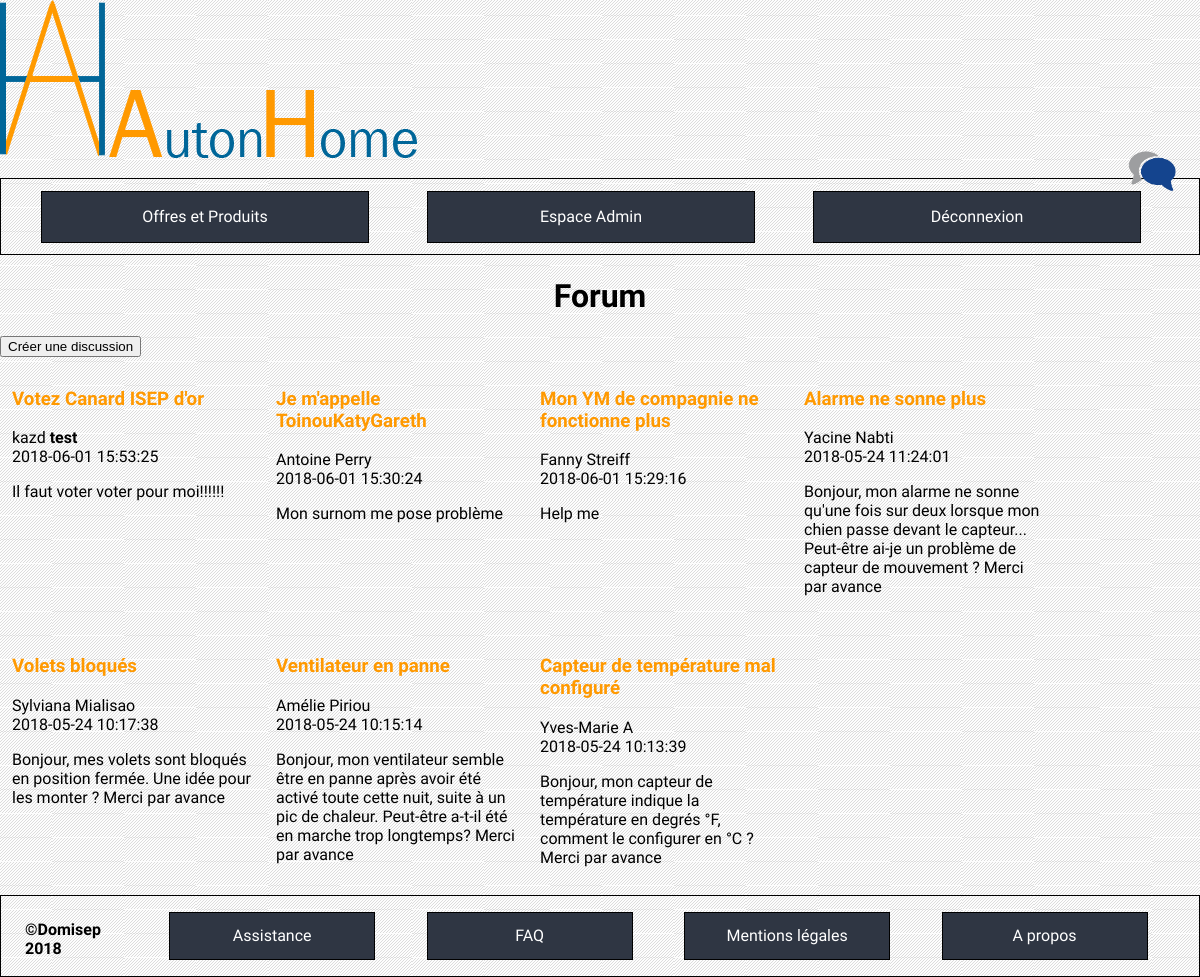
Screenshot of /index.php?cible=indexforum (signed in) with the database file from the repository.
### tables this page shows
CREATE TABLE `forum_discussion` (
  `ID` int(11) NOT NULL,
  `topic` text NOT NULL,
  `text` text NOT NULL,
  `id_user` int(11) NOT NULL,
  `dateTime` datetime NOT NULL
);

CREATE TABLE `user` (
  `ID` int(11) NOT NULL,
  `firstName` varchar(100) NOT NULL,
  `lastName` varchar(100) NOT NULL,
  `mail` varchar(100) NOT NULL,
  `password` varchar(255) NOT NULL,
  `phoneNumber` varchar(10) NOT NULL,
  `addressNumber` int(4) NOT NULL,
  `addressStreet` varchar(100) NOT NULL,
  `addressZipCode` int(10) NOT NULL,
  `addressCity` varchar(100) NOT NULL,
  `addressCountry` varchar(100) NOT NULL,
  `type` varchar(100) NOT NULL
);

### controleurs/indexforum.php (called while the page is built, shortened)
<?php
if(isLoggedAsAdmin()){
    $value = getAllMessagesWithNames($bdd);
    $value = array_reverse($value);
}
elseif (isLoggedAsUser()){
    $status="LU";
    $section = 'indexforum';
    $value = getAllMessagesWithNames($bdd);
    $value = array_reverse($value);
}
else{
    $status="UU";
}
include('vues/indexforum.php');

### index.php (called while the page is built, shortened)
<?php
if(isset($_GET['cible']) && !empty($_GET['cible'])) {
    $url = $_GET['cible'];
} else {
    $url = 'accueil';
}
include('controleurs/' . $url . '.php');

### modele/forumDiscussion.php (called while the page is built, shortened)
<?php
function getAllMessagesWithNames($bdd){
$statement = $bdd->prepare('SELECT forum_discussion.ID, firstName, lastName, topic, text, dateTime FROM user INNER JOIN forum_discussion ON user.ID = forum_discussion.id_user');
$statement->execute();
return $statement->fetchAll();
}

### vues/indexForum.php (the view, shortened to what this page needs)
<div class="principal">
    <h1> Forum </h1>
    <a href="index.php?cible=forum"> <button class="nouvelle_discussion" type="submit" name="submit"> Créer une discussion </button> </a>
    <div class="discussion">
        <?php foreach ($value as $element) { ?>
            <div class="discussion-infos">
                <h3> <a href="index.php?cible=forummessage&id=<?php echo ($element["ID"]);?>"> <?php echo($element["topic"]); ?> </a> </h3>
                <p> <?php echo($element['firstName']);?>    <?php echo($element['lastName']);?> <br> <?php echo($element["dateTime"]); ?> </p>
                <p><?php echo($element["text"]) ?></p>
            </div>
    <?php } ?>
    </div>
</div>
<?php
require('vues/footer.php');
?>

### vues/CSS/all.css (style rules this page uses)
body { font-family: 'Muli', sans-serif; background: url("../../ressources/pictures/fondblanc.jpg") fixed ; margin: 0; }

### vues/CSS/indexforum.css (style rules this page uses)
h1 { text-align: center; }
.discussion { display: flex; flex-wrap: wrap; }
.discussion-infos a { color: #ff9900; text-decoration: none; }
.discussion-infos { width: 20%; padding: 1%; }

### rows the page displays
forum_discussion: topic "Votez Canard ISEP d'or", id_user.firstName "kazd", id_user.lastName "test", dateTime "2018-06-01 15:53:25", text "Il faut voter voter pour moi!!!!!!"
forum_discussion: topic "Je m'appelle ToinouKatyGareth", id_user.firstName "Antoine", id_user.lastName "Perry", dateTime "2018-06-01 15:30:24", text "Mon surnom me pose problème"
forum_discussion: topic "Mon YM de compagnie ne fonctionne plus", id_user.firstName "Fanny", id_user.lastName "Streiff", dateTime "2018-06-01 15:29:16", text "Help me"
forum_discussion: topic "Alarme ne sonne plus", id_user.firstName "Yacine", id_user.lastName "Nabti", dateTime "2018-05-24 11:24:01", text "Bonjour, mon alarme ne sonne qu'une fois sur deux lorsque mon chien passe devant le capteur... Peut-être ai-je un problème de capteur de mouvement ? Merci par avance"
forum_discussion: topic "Volets bloqués", id_user.firstName "Sylviana", id_user.lastName "Mialisao", dateTime "2018-05-24 10:17:38", text "Bonjour, mes volets sont bloqués en position fermée. Une idée pour les monter ? Merci par avance"
forum_discussion: topic "Ventilateur en panne", id_user.firstName "Amélie", id_user.lastName "Piriou", dateTime "2018-05-24 10:15:14", text "Bonjour, mon ventilateur semble être en panne après avoir été activé toute cette nuit, suite à un pic de chaleur. Peut-être a-t-il été en marche trop longtemps? Merci par avance"
forum_discussion: topic "Capteur de température mal configuré", id_user.firstName "Yves-Marie", id_user.lastName "A", dateTime "2018-05-24 10:13:39", text "Bonjour, mon capteur de température indique la température en degrés °F, comment le configurer en °C ? Merci par avance"
